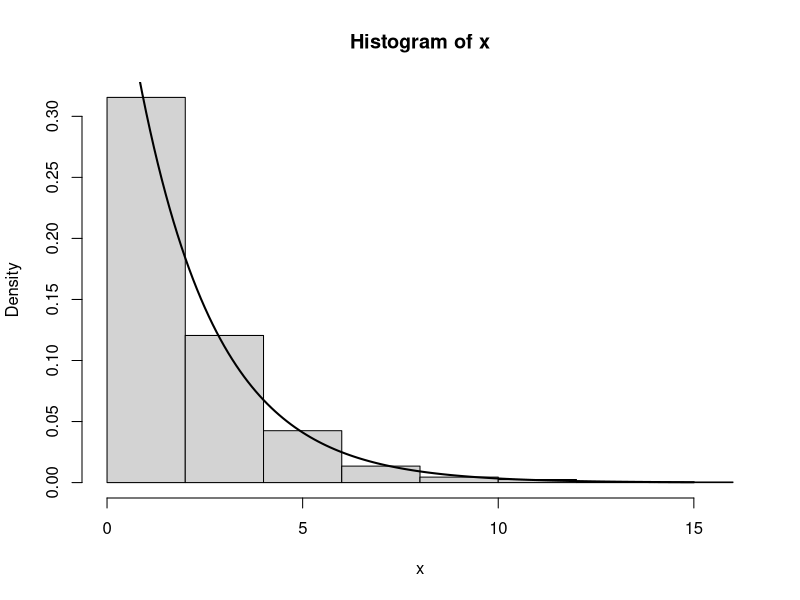

Write R code to recreate this figure.
lambda <- 1                            # Define rate
u <- runif(1)                          # Generate a U(0,1) number
x <- -log(1-u)/lambda                  # Transform to an exponential
x                                      # Output to screen

n <- 20                                # Define the sample size
lambda <- 1                            # Define the rate
u <- runif(n)                          # Vector of n U(0,1) numbers
x <- -log(1-u)/lambda                  # Transform to vector of exponentials
x                                      # Output to screen

inv.exp <- function(n, lambda) {       # Define the function inv.exp
  u <- runif(n)                        # Generate a U(0,1) number
  x <- -log(1-u)/lambda                # Transform to an exponential
  x                                    # Return x
}

inv.exp(n = 20, lambda = 1)

x <- inv.exp(n = 1000, lambda = 0.5)   # Generate a large sample
hist(x, freq = FALSE)                  # Plot a histogram
t <- 0:150 / 10                        # Create a sequence
lines(t, dexp(t, rate = 0.5), lwd = 2) # Add the density to the histogram

ks.test(x, pexp, rate = 0.5)           # K-S test

k <- 4
lambda <- 1
x <- inv.exp(n = k, lambda = lambda)   # Draw an exp number
y <- sum(x)
y

n <- 20                                # define n                                           
k <- 4                                 # define k
lambda <- 1                            # define lambda
x <- matrix(inv.exp(n = n*k, lambda = lambda), ncol = k)
y <- apply(x, 1, sum)                  # sum up each row
y                                      # output y

inv.gamma.int <- function(n, k, lambda) {
  x <- matrix(inv.exp(n = n*k, lambda = lambda), ncol=k)
  apply(x, 1, sum)
}

y <- inv.gamma.int(20, 4, 1)          # test out the function